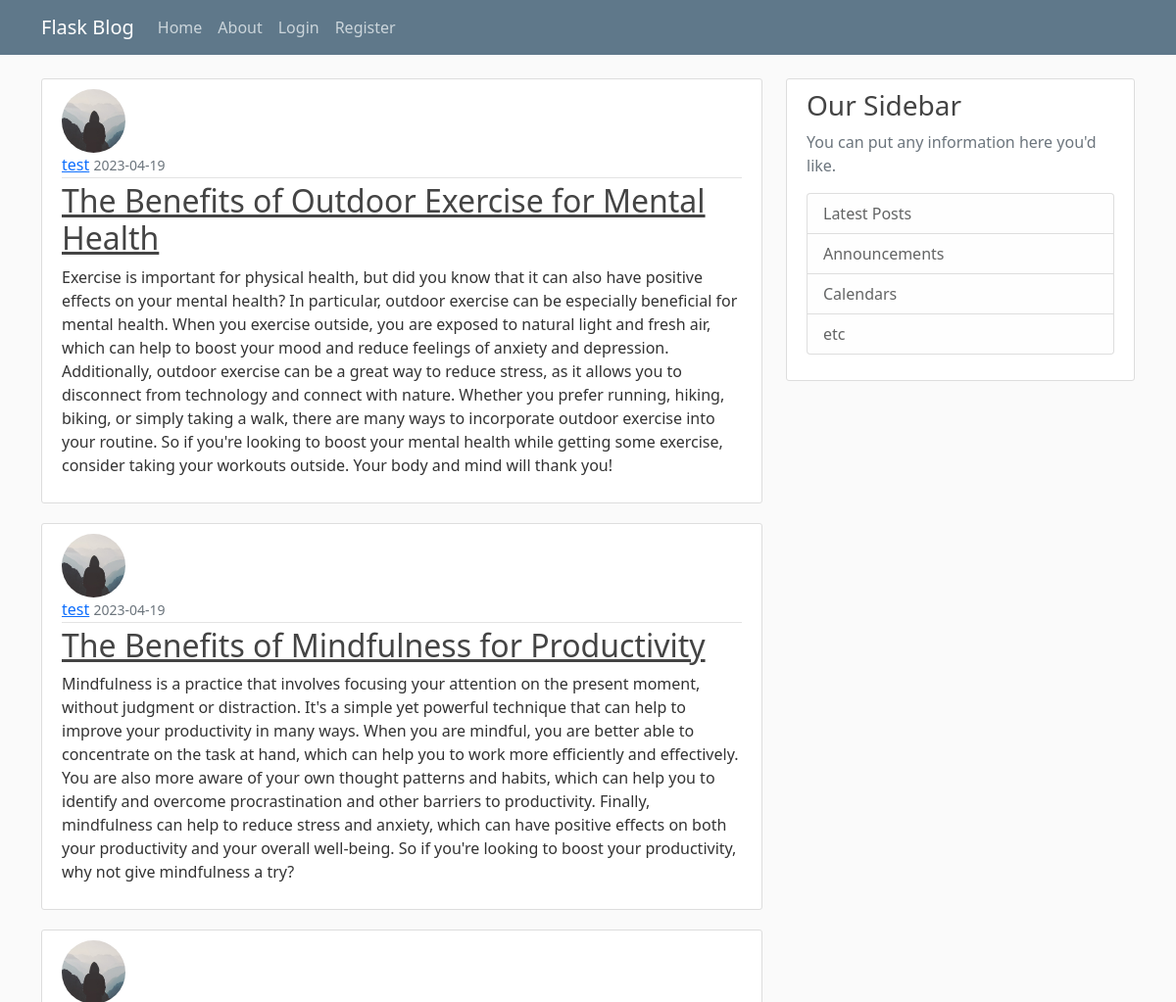
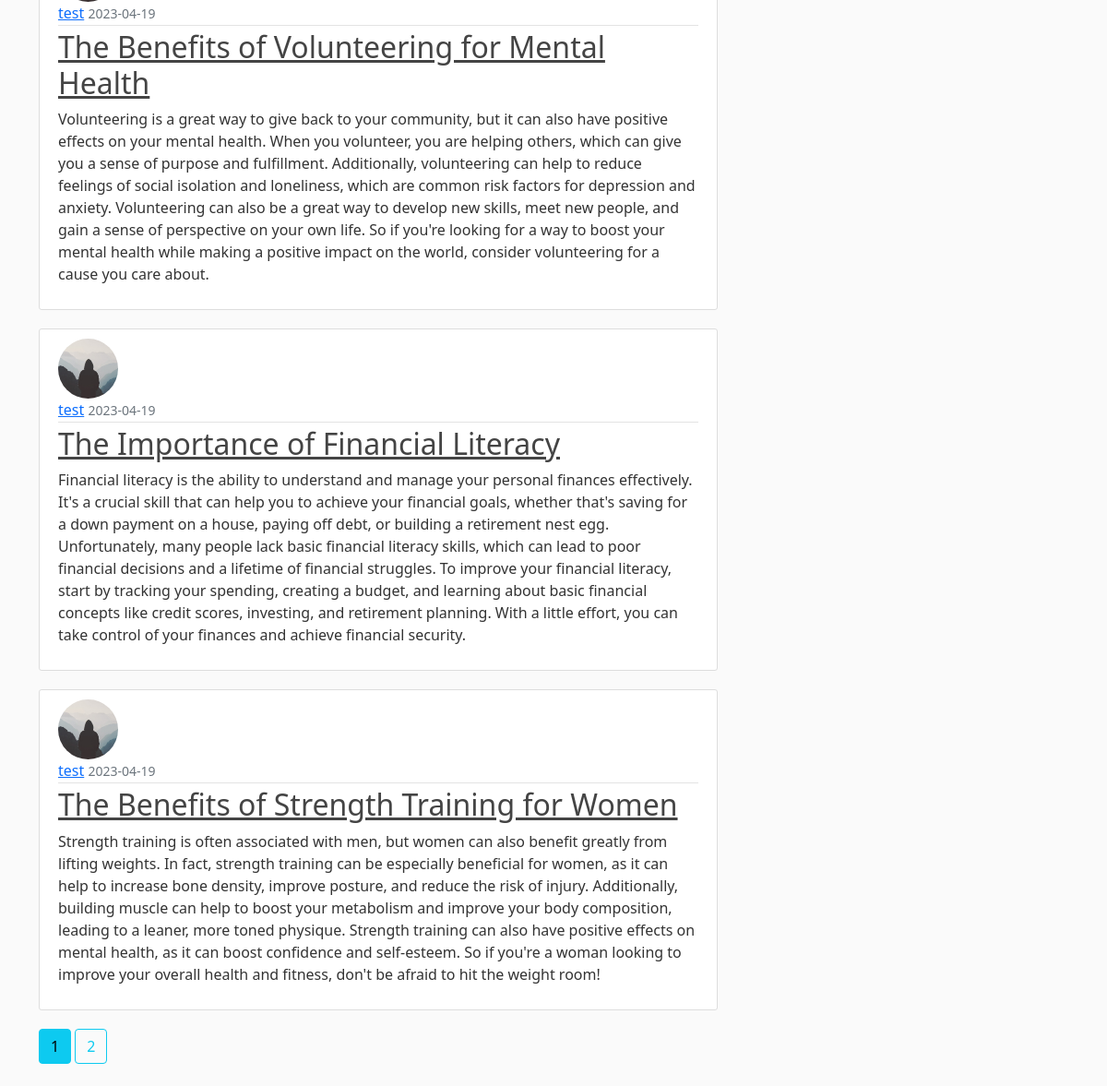
The page /home on the database its author committed (2 pictures, top to bottom).
### flaskBlog/models.py (models this page shows, shortened)
class Post(db.Model):
    id = db.Column(db.Integer, primary_key=True)
    title = db.Column(db.String(100), nullable=False)
    date_posted = db.Column(db.DateTime, nullable=False, default=datetime.utcnow)
    content = db.Column(db.Text, nullable=False)
    user_id = db.Column(db.Integer, db.ForeignKey('users.id'), nullable=False)

class Users(db.Model, UserMixin):
    id = db.Column(db.Integer, primary_key=True)
    username = db.Column(db.String(20), unique=True, nullable=False)
    email = db.Column(db.String(120), unique=True, nullable=False)
    image_file = db.Column(db.String(20), nullable=False, default='default.jpg')
    password = db.Column(db.String(60), nullable=False)
    posts = db.relationship('Post', backref='author', lazy=True)

### flaskBlog/main/routes.py (the view)
@main.route("/")
@main.route("/home")
def home():
    page = request.args.get('page', 1, type=int)
    posts = Post.query.order_by(Post.date_posted.desc()).paginate(page=page, per_page=5)
    return render_template('home.html', posts=posts)

### flaskBlog/templates/home.html
{% extends "layout.html" %}
{% block content %}
  {% for post in posts.items %}
  <article class="media content-section">
    <img src="{{ url_for('static', filename='profile_pics/' + post.author.image_file )}}" alt="{{ post.author.username }} profile picture" class="rounded-circle article-img">
    <div class="media-body">
      <div class="article-metadata">
        <a class="mr-2" href="{{ url_for('users.user_posts', username=post.author.username )}}">{{ post.author.username }}</a>
        <small class="text-muted">{{ post.date_posted.strftime('%Y-%m-%d') }}</small>
      </div>
      <h2><a class="article-title" href="{{ url_for('posts.post', post_id=post.id ) }}">{{ post.title }}</a></h2>
      <p class="article-content">{{ post.content }}</p>
    </div>
  </article>
  {% endfor %}
  {% for page_num in posts.iter_pages(left_edge=1, right_edge=1, left_current=1, right_current=2) %}
    {% if page_num %}
      {% if posts.page == page_num %}
        <a class="btn btn-info mb-4" href="{{ url_for('main.home', page=page_num )}}">{{ page_num }}</a>
      {% else %}
        <a class="btn btn-outline-info mb-4" href="{{ url_for('main.home', page=page_num )}}">{{ page_num }}</a>
      {% endif %}
    {% else %}
      ...
    {% endif %}
  {% endfor %}
{% endblock content %}

### flaskBlog/static/main.css (style rules this page uses)
body { background: #fafafa; color: #333333; margin-top: 5rem; }
h1, h2, h3, h4, h5, h6 { color: #444444; }
.content-section { background: #ffffff; padding: 10px 20px; border: 1px solid #dddddd; border-radius: 3px; margin-bottom: 20px; }
.article-title { color: #444444; }
.article-content { white-space: pre-line; }
.article-img { height: 65px; width: 65px; margin-right: 16px; }
.article-metadata { padding-bottom: 1px; margin-bottom: 4px; border-bottom: 1px solid #e3e3e3 }

### rows shown on the page
Post: username (placeholder picture), author.username "test", date_posted "2023-04-19", title "The Benefits of Outdoor Exercise for Mental Health", content "Exercise is important for physical health, but did you know that it can also have positive effects on your mental health? In particular, outdoor exercise can be especially beneficial for mental health. When you exercise outside, you are exposed to natural light and fresh air, which can help to boost your mood and reduce feelings of anxiety and depression. Additionally, outdoor exercise can be a great way to reduce stress, as it allows you to disconnect from technology and connect with nature. Whether you prefer running, hiking, biking, or simply taking a walk, there are many ways to incorporate outdoor exercise into your routine. So if you're looking to boost your mental health while…"
Post: username (placeholder picture), author.username "test", date_posted "2023-04-19", title "The Benefits of Mindfulness for Productivity", content "Mindfulness is a practice that involves focusing your attention on the present moment, without judgment or distraction. It's a simple yet powerful technique that can help to improve your productivity in many ways. When you are mindful, you are better able to concentrate on the task at hand, which can help you to work more efficiently and effectively. You are also more aware of your own thought patterns and habits, which can help you to identify and overcome procrastination and other barriers to productivity. Finally, mindfulness can help to reduce stress and anxiety, which can have positive effects on both your productivity and your overall well-being. So if you're looking to boost your…"
Post: username (placeholder picture), author.username "test", date_posted "2023-04-19", title "The Benefits of Volunteering for Mental Health", content "Volunteering is a great way to give back to your community, but it can also have positive effects on your mental health. When you volunteer, you are helping others, which can give you a sense of purpose and fulfillment. Additionally, volunteering can help to reduce feelings of social isolation and loneliness, which are common risk factors for depression and anxiety. Volunteering can also be a great way to develop new skills, meet new people, and gain a sense of perspective on your own life. So if you're looking for a way to boost your mental health while making a positive impact on the world, consider volunteering for a cause you care about."
Post: username (placeholder picture), author.username "test", date_posted "2023-04-19", title "The Importance of Financial Literacy", content "Financial literacy is the ability to understand and manage your personal finances effectively. It's a crucial skill that can help you to achieve your financial goals, whether that's saving for a down payment on a house, paying off debt, or building a retirement nest egg. Unfortunately, many people lack basic financial literacy skills, which can lead to poor financial decisions and a lifetime of financial struggles. To improve your financial literacy, start by tracking your spending, creating a budget, and learning about basic financial concepts like credit scores, investing, and retirement planning. With a little effort, you can take control of your finances and achieve financial security."
Post: username (placeholder picture), author.username "test", date_posted "2023-04-19", title "The Benefits of Strength Training for Women", content "Strength training is often associated with men, but women can also benefit greatly from lifting weights. In fact, strength training can be especially beneficial for women, as it can help to increase bone density, improve posture, and reduce the risk of injury. Additionally, building muscle can help to boost your metabolism and improve your body composition, leading to a leaner, more toned physique. Strength training can also have positive effects on mental health, as it can boost confidence and self-esteem. So if you're a woman looking to improve your overall health and fitness, don't be afraid to hit the weight room!"

### other values the page prints
{{ page_num }} "1"
{{ page_num }} "2"
